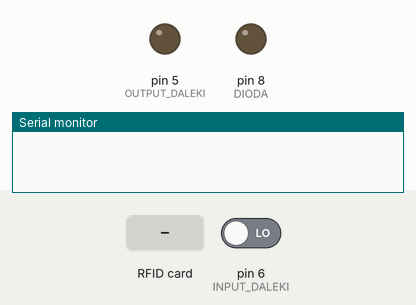
This sketch was run on a simulated Arduino Uno, built with avr-gcc and run on an emulated ATmega328P. Shown: output pins drawn as LEDs (lit = HIGH), the last lines printed to the serial monitor. The test bench sets the inputs (shaded band); at power-on: pin 6 (INPUT_DALEKI) LOW. Pins used as bus, display or sensor lines are not drawn.

Above: at 1.2 s.
1.3 s: RFID card D3 C8 12 1C held to the reader
At 2.5 s:
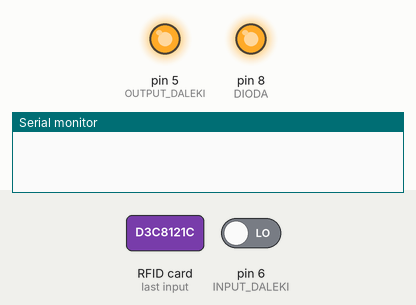
4.3 s: pin 6 (INPUT_DALEKI) driven HIGH
At 4.8 s:
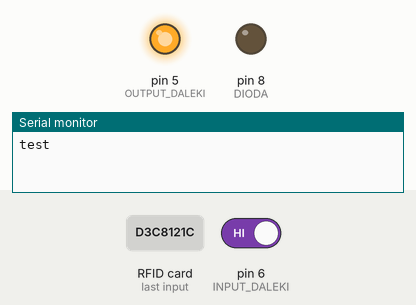
5.8 s: pin 6 (INPUT_DALEKI) driven LOW
At 7.5 s:
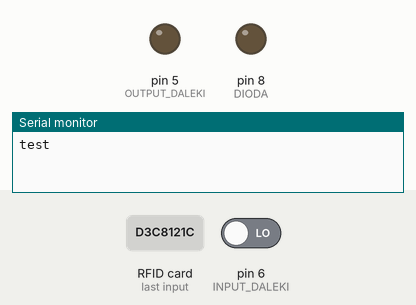
7.8 s: RFID card 69 2A D6 73 held to the reader
At 8.9 s:
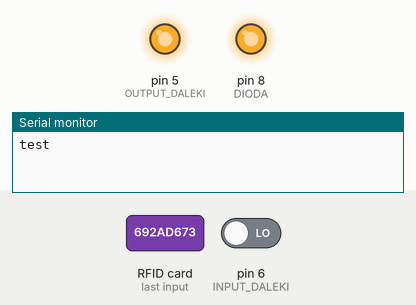
Timing chart, 0 to 11.3 s (numbered marks = the images above; inputs shaded):
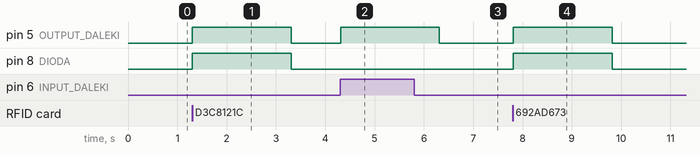

Measured:
- after the input at 1.3 s, pin 5 (OUTPUT_DALEKI), pin 8 (DIODA): LOW → HIGH at once, → LOW 2.0 s later
- after the input at 4.3 s, pin 5 (OUTPUT_DALEKI): LOW → HIGH at once
- after the input at 5.8 s, pin 5 (OUTPUT_DALEKI): HIGH → LOW after 0.51 s
- after the input at 7.8 s, pin 5 (OUTPUT_DALEKI), pin 8 (DIODA): LOW → HIGH at once, → LOW 2.0 s later

The sketch:

WorkingCommunicaitonArduino.ino
```cpp
#include <SoftwareSerial.h>
#include <MFRC522.h>
#include <Wire.h>
#include <SPI.h>

const byte Jakub[] = {0xd3, 0xc8, 0x12, 0x1c};
const byte Agnieszka[] = {0x69, 0x2A, 0xD6, 0x73};

MFRC522 rfid(10, 9);
MFRC522::MIFARE_Key key;

int rpm;
SoftwareSerial DataSerial(2,3); //Rx,Tx
void setup() {
 pinMode(8,OUTPUT); // DIODA
 pinMode(7,INPUT); // PRZYCISK
 pinMode(6,INPUT); // INPUT DALEKI
 pinMode(5,OUTPUT); // OUTPUT DALEKI

SPI.begin();
rfid.PCD_Init();
DataSerial.begin(9600);
Serial.begin(9600);
}

void loop(){
if (rfid.PICC_IsNewCardPresent() && rfid.PICC_ReadCardSerial())
{
if (rfid.uid.uidByte[0] == Jakub[0] &&
rfid.uid.uidByte[1] == Jakub[1] &&
rfid.uid.uidByte[2] == Jakub[2] &&
rfid.uid.uidByte[3] == Jakub[3])
 {
Dobra(3);
 }else if (rfid.uid.uidByte[0] == Agnieszka[0] &&
rfid.uid.uidByte[1] == Agnieszka[1] &&
rfid.uid.uidByte[2] == Agnieszka[2] &&
rfid.uid.uidByte[3] == Agnieszka[3])
  {
Dobra(4);
rfid.PICC_HaltA();
rfid.PCD_StopCrypto1();
  }
}

  if(digitalRead(6) == HIGH){
    digitalWrite(5,HIGH);
      while(digitalRead(6) == HIGH){
        char value[2];
        DataSerial.readBytes(value,2);
        rpm = atoi(value);
        if(rpm == 2){
          digitalWrite(8,HIGH);
          digitalWrite(5,LOW);
          delay(2000);
          digitalWrite(8,LOW);
        }
      }
  }
    digitalWrite(5,LOW);
    digitalWrite(8,LOW);
}
void Dobra(int whosThere){
    digitalWrite(5,HIGH);
    digitalWrite(8,HIGH); //dioda
    delay(2000);
    Serial.println("test");
    while(digitalRead(6) == HIGH){
      DataSerial.println(whosThere);
      delay(50);
    }
  }
```
